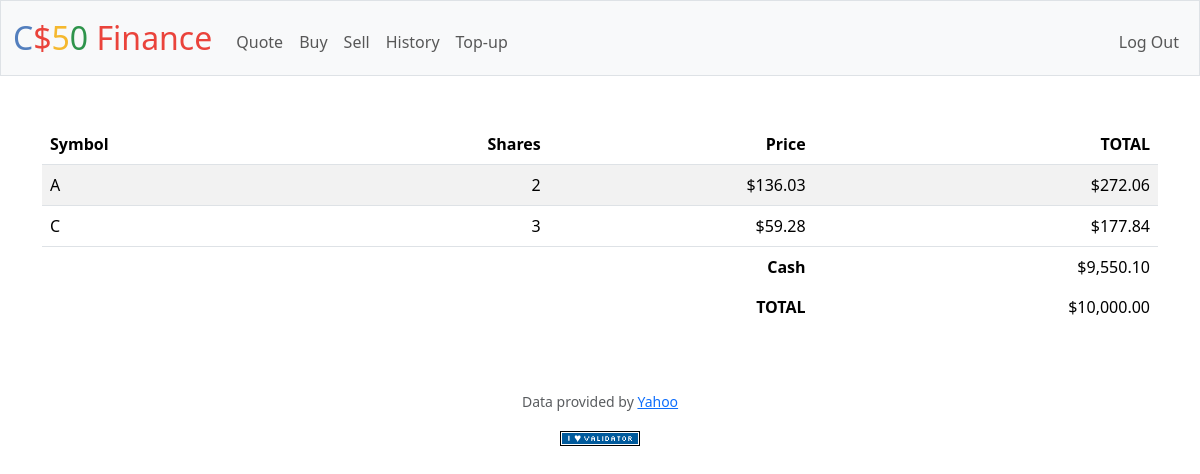
The app's page / (signed in) with its own data.
### tables this page shows
CREATE TABLE "stock" (
    id INTEGER,
    symbol TEXT,
    shares INTEGER,
    price NUMERIC,
    total NUMERIC,
    FOREIGN KEY (id) REFERENCES users(id)
);

CREATE TABLE users (id INTEGER PRIMARY KEY AUTOINCREMENT NOT NULL, username TEXT NOT NULL, hash TEXT NOT NULL, cash NUMERIC NOT NULL DEFAULT 10000.00);

### app.py (the view)
@app.route("/")
@login_required
def index():
    user_id = session["user_id"]
    portfolio = db.execute(
        "SELECT symbol, shares, price, total FROM stock WHERE id = ? ORDER BY symbol", user_id
    )
    user_cash = db.execute(
        "SELECT cash FROM users WHERE id = ?", user_id
    )[0]["cash"]
    total_cash = db.execute(
        "SELECT SUM(total) + ? AS total_cash FROM stock WHERE id = ?", user_cash, user_id
    )[0]["total_cash"]
    if total_cash is None:
        total_cash = user_cash
    return render_template("index.html",
                           portfolio=portfolio, user_cash=user_cash, total_cash=total_cash
    )

### app.py (called while the page is built)
@app.after_request
def after_request(response):
    response.headers["Cache-Control"] = "no-cache, no-store, must-revalidate"
    response.headers["Expires"] = 0
    response.headers["Pragma"] = "no-cache"
    return response

### helpers.py (called while the page is built)
def login_required(f):
    @wraps(f)
    def decorated_function(*args, **kwargs):
        if session.get("user_id") is None:
            return redirect("/login")
        return f(*args, **kwargs)
    return decorated_function

def usd(value):
    return f"${value:,.2f}"

### templates/index.html (shortened to what this page needs)
{% extends "layout.html" %}
{% block main %}
<div class="section">
    <table class="table table-striped">
        <thead>
            <tr>
                <th class="text-start">Symbol</th>
                <th class="text-end">Shares</th>
                <th class="text-end">Price</th>
                <th class="text-end">TOTAL</th>
            </tr>
        </thead>
        <tbody>
                {% if portfolio != NULL %}
                    {% for stock in portfolio %}
                        <tr>
                            <td class="text-start">{{ stock.symbol }}</td>
                            <td class="text-end">{{ stock.shares }}</td>
                            <td class="text-end">{{ stock.price | usd }}</td>
                            <td class="text-end">{{ stock.total | usd }}</td>
                        </tr>
                    {% endfor %}
                {% endif %}
        </tbody>
        <tfoot>
            <tr>
                <td class="border-0 fw-bold text-end" colspan="3">Cash</td>
                <td class="border-0 text-end">{{ user_cash | usd }}</td>
            </tr>
            <tr>
                <td class="border-0 fw-bold text-end" colspan="3">TOTAL</td>
                <td class="border-0 w-bold text-end">{{ total_cash | usd }}</td>
            </tr>
        </tfoot>
    </table>
</div>
{% endblock %}

### records on screen
stock: symbol "A", shares "2", price "$136.03", total "$272.06"
stock: symbol "C", shares "3", price "$59.28", total "$177.84"
users: cash "$9,550.10"

### other values on screen
{{ total_cash | usd }} "$10,000.00"
